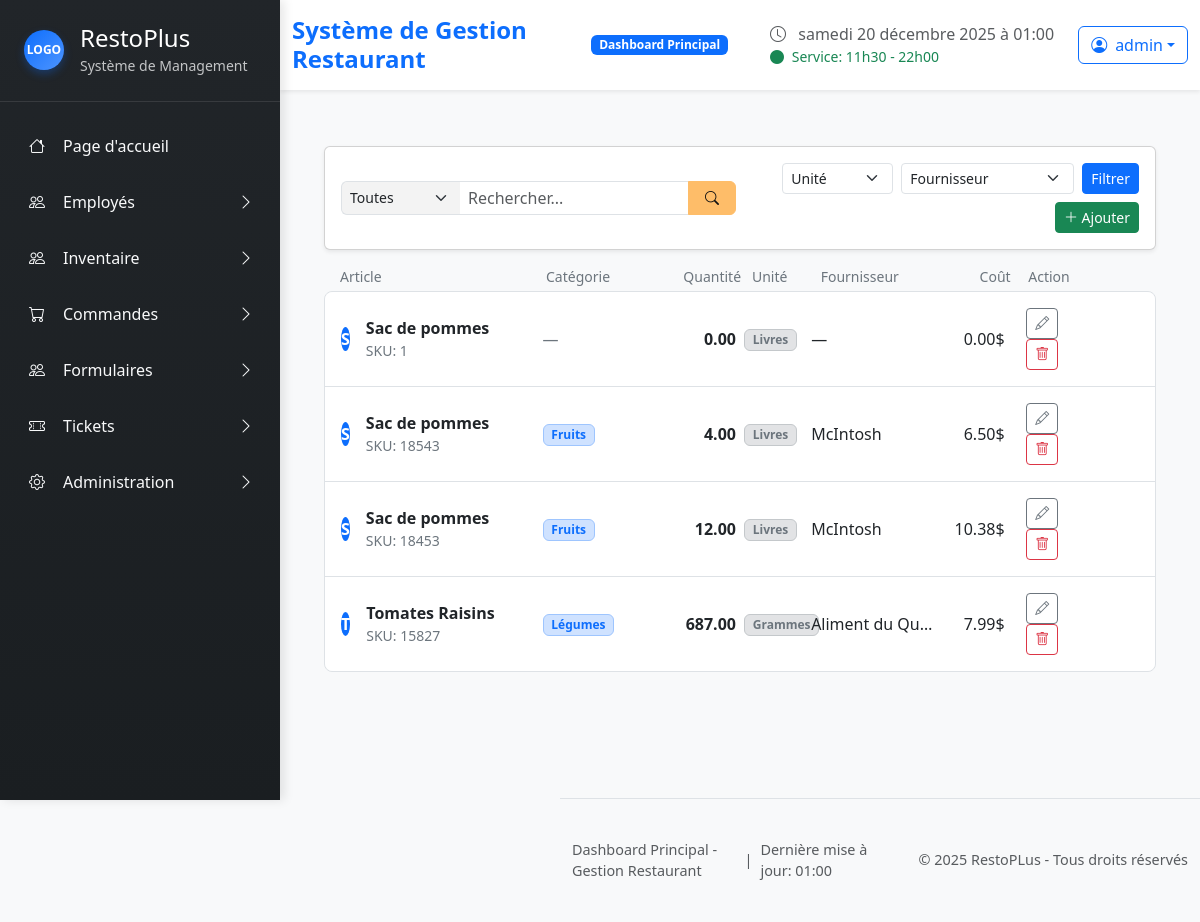
Page /inventory/ (signed in) on the earlier database version.
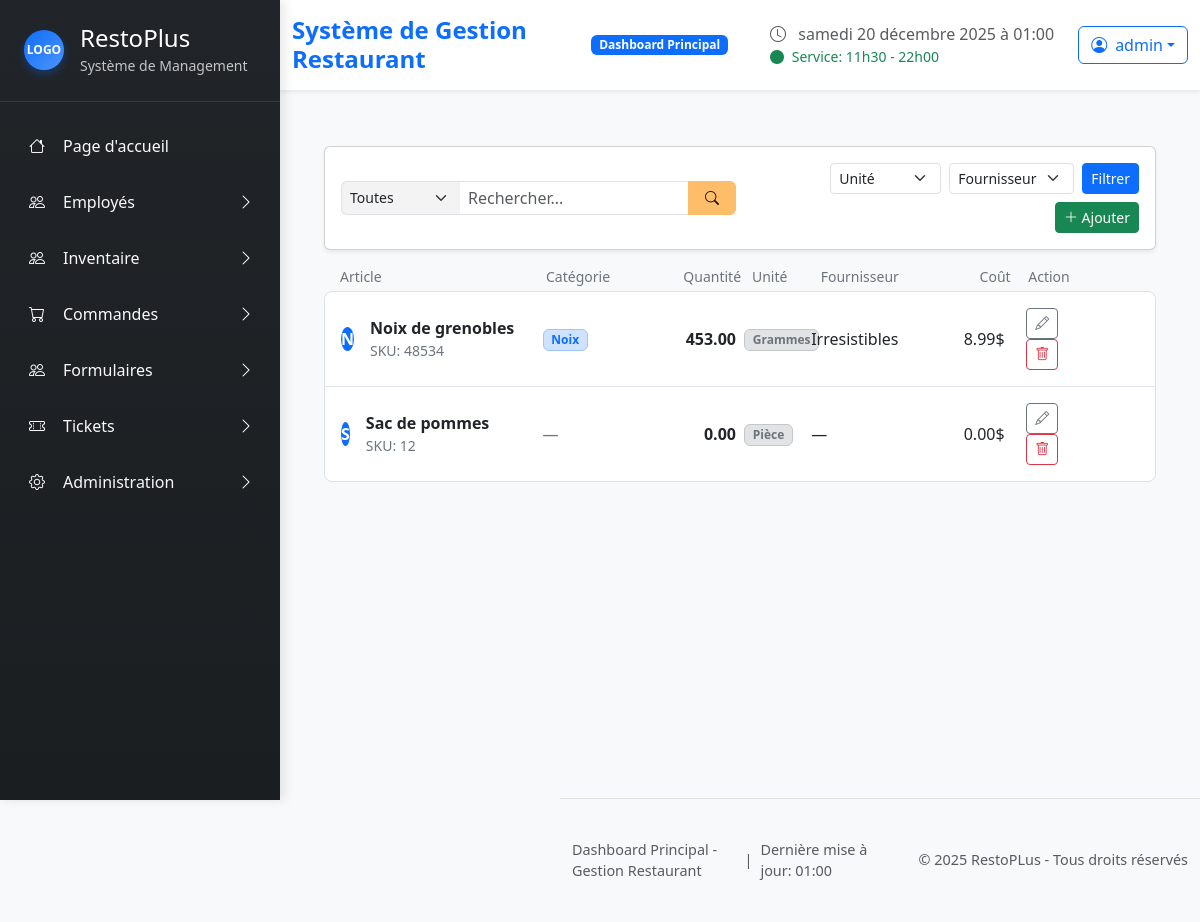
Same page on the later database version.
### restoplus/models.py (models this page shows, shortened)
class Inventory(models.Model):
    UNIT_CHOICES = [
        ("pcs", "Pièce"),
        ("lb", "Livres"),
        ("g", "Grammes"),
        ("l", "Litres"),
        ("ml", "Millilitres"),
        ("pack", "Paquet"),
    ]
    name = models.CharField(max_length=200, verbose_name="Nom")
    sku = models.CharField(max_length=50, blank=True, unique=True, verbose_name="SKU")
    category = models.CharField(max_length=100, blank=True, verbose_name="Catégorie")
    quantity = models.DecimalField(max_digits=10, decimal_places=2, default=0, verbose_name="Quantité")
    unit = models.CharField(max_length=10, choices=UNIT_CHOICES, default="pcs", verbose_name="Unité")
    supplier = models.CharField(max_length=200, blank=True, verbose_name="Fournisseur")
    cost_price = models.DecimalField(max_digits=10, decimal_places=2, default=0, verbose_name="Prix coûtant")
    is_active = models.BooleanField(default=True, verbose_name="Actif")
    created_at = models.DateTimeField(auto_now_add=True, verbose_name="Créé le")
    updated_at = models.DateTimeField(auto_now=True, verbose_name="Modifié le")
    class Meta:
        verbose_name = "Article d'inventaire"
        verbose_name_plural = "Inventaire"
        ordering = ["name"]

### restoplus/views.py (the view)
# urls.py: path('inventory/',views.inventory_management,name='inventory_management'),
@login_required
def inventory_management(request):
    sku_param = (request.GET.get('sku') or '').strip()
    if request.method == 'POST':
        posted_sku = (request.POST.get('sku') or '').strip()
        instance = None
        if posted_sku:
            try:
                instance = Inventory.objects.get(sku=posted_sku)
            except Inventory.DoesNotExist:
                instance = None
        form = InventoryCreateForm(request.POST, instance=instance)
        if form.is_valid():
            obj = form.save()
            if instance:
                messages.success(request, f"Article '{obj.name}' mis à jour.")
            else:
                messages.success(request, f"Article '{obj.name}' créé.")
                try:
                    from .notifications import notify_inventory_added
                    notifications_count = notify_inventory_added(obj, request.user)
                    if notifications_count > 0:
                        messages.info(request, f"{notifications_count} notification(s) envoyée(s) aux administrateurs.")
                except Exception as e:
                    messages.warning(request, f"Article créé, mais erreur d'envoi de notifications: {str(e)}")
            params = request.GET.copy()
            if 'sku' in params:
                params.pop('sku')
            qs = params.urlencode()
            base_url = request.path
            return redirect(f"{base_url}?{qs}" if qs else base_url)
        else:
            create_form = form  # garder erreurs
    else:
        if sku_param:
            try:
                instance = Inventory.objects.get(sku=sku_param)
                create_form = InventoryCreateForm(instance=instance)
            except Inventory.DoesNotExist:
                create_form = InventoryCreateForm(initial={'sku': sku_param})
        else:
            create_form = InventoryCreateForm()
    category_choices = [("", "Toutes")] + [
        (cat, cat)
        for cat in (
            Inventory.objects
            .exclude(category__isnull=True)
            .exclude(category="")
            .values_list("category", flat=True)
            .order_by("category")
            .distinct()
        )
    ]
    supplier_choices = [("", "Fournisseur")] + [
        (sup, sup)
        for sup in (
            Inventory.objects
            .exclude(supplier__isnull=True)
            .exclude(supplier="")
            .values_list("supplier", flat=True)
            .order_by("supplier")
            .distinct()
        )
    ]
    unit_choices = [("", "Unité")] + list(Inventory.UNIT_CHOICES)
    filter_form = InventoryFilterForm(
        request.GET or None,
        categories_choices=category_choices,
        supplier_choices=supplier_choices,
        unit_choices=unit_choices,
    )
    inventory_queryset = Inventory.objects.all()
    if filter_form.is_valid():
        inventory_queryset = apply_inventory_filters(inventory_queryset, filter_form.cleaned_data)
    filter_keys = ["category", "unit", "supplier", "recherche"]
    if filter_form.is_bound:
        if filter_form.is_valid():
            form_data = filter_form.cleaned_data
            has_filters = any(form_data.get(key) for key in filter_keys)
        else:
            has_filters = any(request.GET.get(key) for key in filter_keys)
    else:
        has_filters = False
    paginator = Paginator(inventory_queryset, 25)
    page_number = request.GET.get("page")
    page_obj = paginator.get_page(page_number)
    params = request.GET.copy()
    params.pop("page", None)
    querystring = params.urlencode()
    context = {
        "form": filter_form,
        "creation_form": create_form,
        "inventory": page_obj.object_list,
        "page_obj": page_obj,
        "paginator": paginator,
        "querystring": querystring,
        "has_filters": has_filters,
        "sku_param": sku_param,
    }
    return render(request, "restoplus/inventory_management.html", context)

### restoplus/views.py
class InventoryCreateForm(forms.ModelForm):
    class Meta:
        model = Inventory
        fields = ["name", "sku", "category", "quantity", "unit", "supplier", "cost_price"]
        widgets = {
            "name": forms.TextInput(attrs={"class": "form-control", "placeholder": "Nom de l'article"}),
            "sku": forms.TextInput(attrs={"class": "form-control", "placeholder": "SKU"}),
            "category": forms.TextInput(attrs={"class": "form-control", "placeholder": "Catégorie"}),
            "quantity": forms.NumberInput(attrs={"class": "form-control", "step": "0.01", "min": "0"}),
            "unit": forms.Select(attrs={"class": "form-select"}),
            "supplier": forms.TextInput(attrs={"class": "form-control", "placeholder": "Fournisseur"}),
            "cost_price": forms.NumberInput(attrs={"class": "form-control", "step": "0.01", "min": "0"}),
        }
    def __init__(self, *args, **kwargs):
        super().__init__(*args, **kwargs)
        self.fields['sku'].required = True

### restoplus/models.py (called while the page is built)
    def can_manage_schedules(self):
        if self.is_superuser or self.is_staff:
            return True
        return self.has_permission('can_manage_schedules')

### restoplus/templates/restoplus/inventory_management.html (shortened to what the changed rows need)
{% extends "restoplus/base.html" %}
{% load static %}
{% block content %}
<div class="container mt-4">
    <div id="inv-list" class="list-group list-group-flush border rounded-3">
        {% for item in inventory %}
        <div class="list-group-item py-3">
            <div class="row align-items-center g-3 g-md-2">
                <div class="col-md-3 d-flex align-items-center gap-3">
                    <div
                        class="rounded-circle d-flex align-items-center justify-content-center fw-bold text-white bg-primary avatar-40 flex-shrink-0">
                        {{ item.name|default:'SansNom'|first|upper }}
                    </div>
                    <div class="min-w-0">
                        <div class="fw-semibold text-truncate">{{ item.name }}</div>
                        <div class="text-secondary small text-truncate">SKU: {{ item.sku|default:'—' }}</div>
                    </div>
                </div>
                <div class="col-md-2">
                    {% if item.category %}
                    <span class="badge bg-primary-subtle text-primary border border-primary-subtle">{{ item.category }}</span>
                    {% else %}
                    <span class="text-secondary">—</span>
                    {% endif %}
                </div>
                <div class="col-md-1 text-end fw-semibold">{{ item.quantity }}</div>
                <div class="col-md-1">
                    <span class="badge bg-secondary-subtle text-secondary border border-secondary-subtle">{{ item.get_unit_display }}</span>
                </div>
                <div class="col-md-2 text-truncate">{{ item.supplier|default:'—' }}</div>
                <div class="col-md-1 text-end text-nowrap">{{ item.cost_price }}$</div>
                <div class="col-md-1 text-center">
                    {% if item.sku %}
                    <a class="btn btn-sm btn-outline-secondary"
                       href="?{% if querystring %}{{ querystring }}&{% endif %}sku={{ item.sku }}"
                       title="Modifier">
                        <i class="bi bi-pencil"></i>
                    </a>
                    <a href="{% url 'delete_inventory_item' item.id %}"
                       class="btn btn-sm btn-outline-danger"
                       title="Supprimer"
                       onclick="return confirm('Voulez-vous vraiment supprimer {{ item.name }} ?');">
                        <i class="bi bi-trash"></i>
                    </a>
                    {% else %}
                    <span class="text-muted" title="SKU manquant">—</span>
                    {% endif %}
                </div>
            </div>
        </div>
        {% empty %}
        <div class="list-group-itemem py-4 text-center text-secondary">
            Aucun article d'inventaire.
        </div>
        {% endfor %}
    </div>
</div>
{% endblock %}

Differences in the rows shown:
removed Inventory: name|first "S", name "Sac de pommes", sku "18543", category "Fruits", quantity "4.00", unit "Livres", supplier "McIntosh", cost_price "6.50"
removed Inventory: name|first "S", name "Sac de pommes", sku "18453", category "Fruits", quantity "12.00", unit "Livres", supplier "McIntosh", cost_price "10.38"
removed Inventory: name|first "T", name "Tomates Raisins", sku "15827", category "Légumes", quantity "687.00", unit "Grammes", supplier "Aliment du Qu…", cost_price "7.99"
added Inventory: name|first "N", name "Noix de grenobles", sku "48534", category "Noix", quantity "453.00", unit "Grammes", supplier "Irresistibles", cost_price "8.99"
changed Inventory "Sac de pommes": sku "1" → "12"; unit "Livres" → "Pièce"
